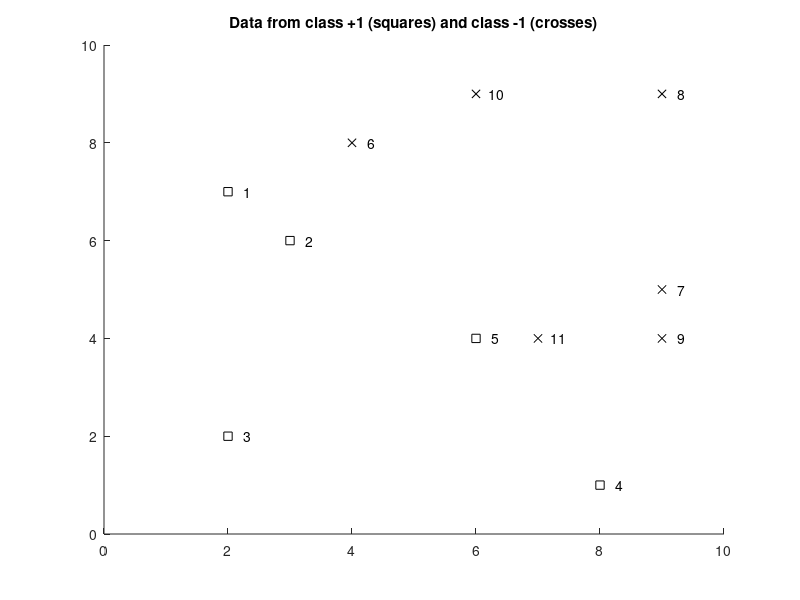

Here is the MATLAB script that generated this plot: (Note: this script raises an error after producing the figure.)
function demsvm1()
% DEMSVM1 - Demonstrate basic Support Vector Machine classification
% 
%   DEMSVM1 demonstrates the classification of a simple artificial data
%   set by a Support Vector Machine classifier, using different kernel
%   functions.
%
%   See also
%   SVM, SVMTRAIN, SVMFWD, SVMKERNEL, DEMSVM2
%

% 
% Copyright (c) Anton Schwaighofer (2001) 
% This program is released unter the GNU General Public License.
% 

X = [2 7; 3 6; 2 2; 8 1; 6 4; 4 8; 9 5; 9 9; 9 4; 6 9; 7 4];
Y = [ +1;  +1;  +1;  +1;  +1;  -1;  -1;  -1;  -1;  -1;  -1];
%X = [2 7; 3 6; 2 2; 4 8; 9 5; 9 9; 9 4; 6 9; 7 4];
%Y = [ +1;  +1;  +1;  -1;  -1;  -1;  -1;  -1;  -1];
% define a simple artificial data set

x1ran = [0 10];
x2ran = [0 10];
% range for plotting the data set and the decision boundary

disp(' ');
disp('This demonstration illustrates the use of a Support Vector Machine');
disp('(SVM) for classification. The data is a set of 2D points, together');
disp('with target values (class labels) +1 or -1.');
disp(' ');
disp('The data set consists of the points');

ind = [1:length(Y)]';
fprintf('X%2i = (%2i, %2i) with label Y%2i = %2i\n', [ind, X, ind, Y]');
disp(' ')
disp('Press any key to plot the data set');
pause

f1 = figure;
plotdata(X, Y, x1ran, x2ran);
title('Data from class +1 (squares) and class -1 (crosses)');

fprintf('\n\n\n\n');
fprintf('The data is plotted in figure %i, where\n', f1.Number);
disp('  squares stand for points with label Yi = +1');
disp('  crosses stand for points with label Yi = -1');
disp(' ')
disp(' ');
disp('Now we train a Support Vector Machine classifier on this data set.');
disp('We use the most simple kernel function, namely the inner product');
disp('of points Xi, Xj (linear kernel K(Xi,Xj) = Xi''*Xj )');
disp(' ');
disp('Press any key to start training')
pause

net = svm(size(X, 2), 'linear', [], 10);
net = svmtrain(net, X, Y);

% Currently just classifies the training set to show example use of svmfwd. 
[detectedClasses, distances] = svmfwd(net, X);
for i = 1:length(Y)
    fprintf('Point %d, True class: %d, detected class: %d, distance: %0.2f\n', i, Y(i), detectedClasses(i), distances(i))
end

f2 = figure;
plotboundary(net, x1ran, x2ran);
plotdata(X, Y, x1ran, x2ran);
plotsv(net, X, Y);
title(['SVM with linear kernel: decision boundary (black) plus Support' ...
       ' Vectors (red)']);

fprintf('\n\n\n\n');
fprintf('The resulting decision boundary is plotted in figure %i.\n', f2.Number);
disp('The contour plotted in black separates class +1 from class -1');
disp('(this is the actual decision boundary)');
disp('The contour plotted in red are the points at distance +1 from the');
disp('decision boundary, the blue contour are the points at distance -1.');
disp(' ');
disp('All examples plotted in red are found to be Support Vectors.');
disp('Support Vectors are the examples at distance +1 or -1 from the ');
disp('decision boundary and all the examples that cannot be classified');
disp('correctly.');
disp(' ');
disp('The data set shown can be correctly classified using a linear');
disp('kernel. This can be seen from the coefficients alpha associated');
disp('with each example: The coefficients are');
ind = [1:length(Y)]';
fprintf('  Example %2i: alpha%2i = %5.2f\n', [ind, ind, net.alpha]');
disp('The upper bound C for the coefficients has been set to');
fprintf('C = %5.2f. None of the coefficients are at the bound,\n', ...
	net.c(1));
disp('this means that all examples in the training set can be correctly');
disp('classified by the SVM.')
disp(' ');
disp('Press any key to continue')
pause

X = [X; [4 4]];
Y = [Y; -1];
net = svm(size(X, 2), 'linear', [], 10);
net = svmtrain(net, X, Y);

f3 = figure;
plotboundary(net, x1ran, x2ran);
plotdata(X, Y, x1ran, x2ran);
plotsv(net, X, Y);
title(['SVM with linear kernel: decision boundary (black) plus Support' ...
       ' Vectors (red)']);

fprintf('\n\n\n\n');
disp('Adding an additional point X12 with label -1 gives a data set');
disp('that can not be linearly separated. The SVM handles this case by');
disp('allowing training points to be misclassified.');
disp(' ');
disp('Training the SVM on this modified data set we see that the points');
disp('X5, X11 and X12 can not be correctly classified. The decision');
fprintf('boundary is shown in figure %i.\n', f3.Number);
disp('The coefficients alpha associated with each example are');
ind = [1:length(Y)]';
fprintf('  Example %2i: alpha%2i = %5.2f\n', [ind, ind, net.alpha]');
disp('The coefficients of the misclassified points are at the upper');
disp('bound C.');
disp(' ')
disp('Press any key to continue')
pause


fprintf('\n\n\n\n');
disp('Adding the new point X12 has lead to a more difficult data set');
disp('that can no longer be separated by a simple linear kernel.');
disp('We can now switch to a more powerful kernel function, namely');
disp('the Radial Basis Function (RBF) kernel.');
disp(' ')
disp('The RBF kernel has an associated parameter, the kernel width.');
disp('We will now show the decision boundary obtained from a SVM with');
disp('RBF kernel for 3 different values of the kernel width.');
disp(' ');
disp('Press any key to continue')
pause

net = svm(size(X, 2), 'rbf', [8], 100);
net = svmtrain(net, X, Y);

f4 = figure;
plotboundary(net, x1ran, x2ran);
plotdata(X, Y, x1ran, x2ran);
plotsv(net, X, Y);
title(['SVM with RBF kernel, width 8: decision boundary (black)' ...
       ' plus Support Vectors (red)']); 

fprintf('\n\n\n\n');
fprintf('Figure %i shows the decision boundary obtained from a SVM\n', ...
	f4.Number);
disp('with Radial Basis Function kernel, the kernel width has been');
disp('set to 8.');
disp('The SVM now interprets the new point X12 as evidence for a');
disp('cluster of points from class -1, the SVM builds a small ''island''');
disp('around X12.');
disp(' ')
disp('Press any key to continue')
pause


net = svm(size(X, 2), 'rbf', [1], 100);
net = svmtrain(net, X, Y);

f5 = figure;
plotboundary(net, x1ran, x2ran);
plotdata(X, Y, x1ran, x2ran);
plotsv(net, X, Y);
title(['SVM with RBF kernel, width 1: decision boundary (black)' ...
       ' plus Support Vectors (red)']); 

fprintf('\n\n\n\n');
fprintf('Figure %i shows the decision boundary obtained from a SVM\n', ...
	f5.Number);
disp('with radial basis function kernel, kernel width 1.');
disp('The decision boundary is now highly shattered, since a smaller');
disp('kernel width allows the decision boundary to be more curved.');
disp(' ')
disp('Press any key to continue')
pause


net = svm(size(X, 2), 'rbf', [36], 100);
net = svmtrain(net, X, Y);

f6 = figure;
plotboundary(net, x1ran, x2ran);
plotdata(X, Y, x1ran, x2ran);
plotsv(net, X, Y);
title(['SVM with RBF kernel, width 36: decision boundary (black)' ...
       ' plus Support Vectors (red)']); 

fprintf('\n\n\n\n');
fprintf('Figure %i shows the decision boundary obtained from a SVM\n', ...
	f6.Number);
disp('with radial basis function kernel, kernel width 36.');
disp('This gives a decision boundary similar to the one shown in');
fprintf('Figure %i for the SVM with linear kernel.\n', f2.Number);


fprintf('\n\n\n\n');
disp('Press any key to end the demo')
pause

delete(f1);
delete(f2);
delete(f3);
delete(f4);
delete(f5);
delete(f6);


function plotdata(X, Y, x1ran, x2ran)
% PLOTDATA - Plot 2D data set
% 

hold on;
ind = find(Y>0);
plot(X(ind,1), X(ind,2), 'ks');
ind = find(Y<0);
plot(X(ind,1), X(ind,2), 'kx');
text(X(:,1)+.2,X(:,2), int2str([1:length(Y)]'));
axis([x1ran x2ran]);
axis xy;


function plotsv(net, X, Y)
% PLOTSV - Plot Support Vectors
% 

hold on;
ind = find(Y(net.svind)>0);
plot(X(net.svind(ind),1),X(net.svind(ind),2),'rs');
ind = find(Y(net.svind)<0);
plot(X(net.svind(ind),1),X(net.svind(ind),2),'rx');


function [x11, x22, x1x2out] = plotboundary(net, x1ran, x2ran)
% PLOTBOUNDARY - Plot SVM decision boundary on range X1RAN and X2RAN
% 

hold on;
nbpoints = 100;
x1 = x1ran(1):(x1ran(2)-x1ran(1))/nbpoints:x1ran(2);
x2 = x2ran(1):(x2ran(2)-x2ran(1))/nbpoints:x2ran(2);
[x11, x22] = meshgrid(x1, x2);
[dummy, x1x2out] = svmfwd(net, [x11(:),x22(:)]);
x1x2out = reshape(x1x2out, [length(x1) length(x2)]);
contour(x11, x22, x1x2out, [-0.99 -0.99], 'b-');
contour(x11, x22, x1x2out, [0 0], 'k-');
contour(x11, x22, x1x2out, [0.99 0.99], 'g-');

